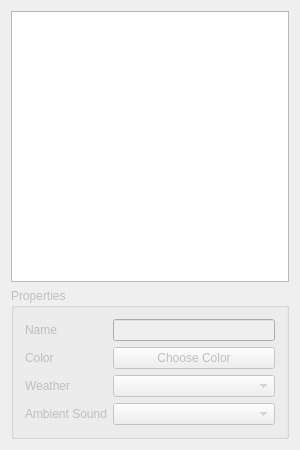
<?xml version="1.0" encoding="UTF-8"?>
<ui version="4.0">
 <class>RegionPalette</class>
 <widget class="QWidget" name="RegionPalette">
  <property name="windowModality">
   <enum>Qt::NonModal</enum>
  </property>
  <property name="geometry">
   <rect>
    <x>0</x>
    <y>0</y>
    <width>300</width>
    <height>450</height>
   </rect>
  </property>
  <property name="windowTitle">
   <string>Region Palette</string>
  </property>
  <layout class="QVBoxLayout" name="verticalLayout">
   <item>
    <widget class="QListWidget" name="regionList">
     <property name="selectionMode">
      <enum>QAbstractItemView::ExtendedSelection</enum>
     </property>
    </widget>
   </item>
   <item>
    <widget class="QGroupBox" name="properties">
     <property name="enabled">
      <bool>false</bool>
     </property>
     <property name="title">
      <string>Properties</string>
     </property>
     <layout class="QFormLayout" name="formLayout">
      <item row="0" column="0">
       <widget class="QLabel" name="nameLabel">
        <property name="text">
         <string>Name</string>
        </property>
       </widget>
      </item>
      <item row="0" column="1">
       <widget class="QLineEdit" name="name"/>
      </item>
      <item row="1" column="0">
       <widget class="QLabel" name="colorLabel">
        <property name="text">
         <string>Color</string>
        </property>
       </widget>
      </item>
      <item row="1" column="1">
       <widget class="ColorButton" name="color">
        <property name="text">
         <string>Choose Color</string>
        </property>
       </widget>
      </item>
      <item row="2" column="0">
       <widget class="QLabel" name="weatherLabel">
        <property name="text">
         <string>Weather</string>
        </property>
       </widget>
      </item>
      <item row="2" column="1">
       <widget class="QComboBox" name="weather"/>
      </item>
      <item row="3" column="0">
       <widget class="QLabel" name="ambientLabel">
        <property name="text">
         <string>Ambient Sound</string>
        </property>
       </widget>
      </item>
      <item row="3" column="1">
       <widget class="QComboBox" name="ambientSound"/>
      </item>
     </layout>
    </widget>
   </item>
  </layout>
 </widget>
 <layoutdefault spacing="6" margin="11"/>
 <customwidgets>
  <customwidget>
   <class>ColorButton</class>
   <extends>QPushButton</extends>
   <header>color_button.h</header>
  </customwidget>
 </customwidgets>
 <resources/>
 <connections/>
</ui>
